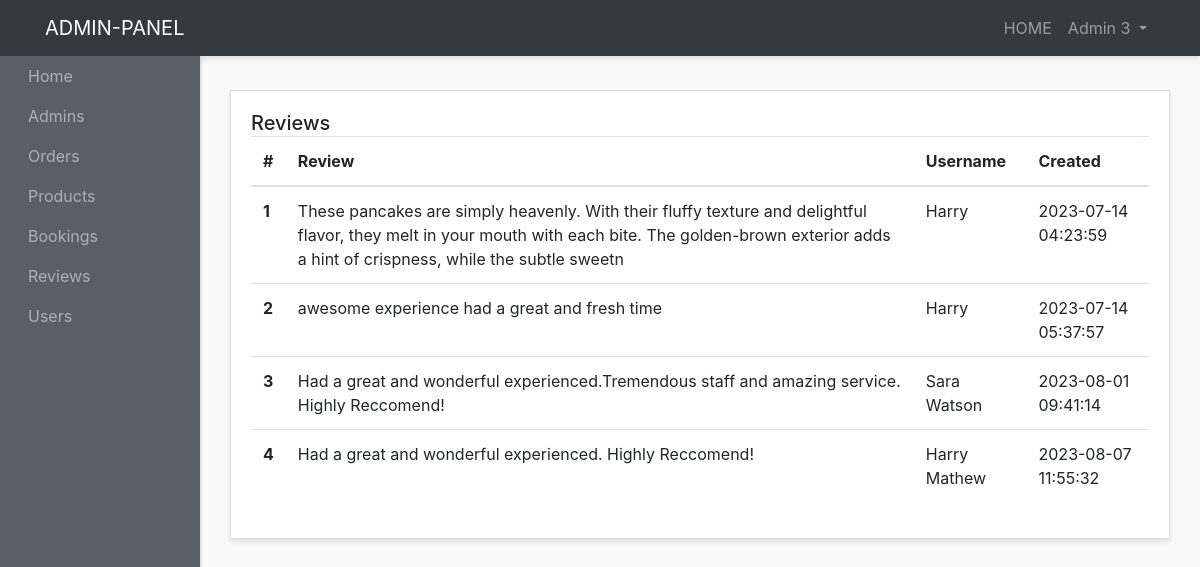
Page /admin-panel/reviews-admins/show-reviews.php (signed in) on the committed database.
### tables this page shows
CREATE TABLE `reviews` (
  `id` int(10) NOT NULL,
  `review` varchar(200) NOT NULL,
  `username` varchar(200) NOT NULL,
  `created_at` timestamp NOT NULL DEFAULT current_timestamp()
);

### admin-panel/reviews-admins/show-reviews.php (the view, shortened to what this page needs)
<?php
require "../layouts/header.php";
require "../../config/config.php";
$reviews = $conn->query("SELECT * FROM reviews");
$reviews->execute();
$allReviews = $reviews->fetchAll(PDO::FETCH_OBJ);
?>
<div class="container-fluid">
  <div class="row">
    <div class="col">
      <div class="card">
        <div class="card-body">
          <h5 class="card-title mb-4 d-inline">Reviews</h5>
          <table class="table">
            <thead>
              <tr>
                <th scope="col">#</th>
                <th scope="col">Review</th>
                <th scope="col">Username</th>
                <th scope="col">Created</th>
              </tr>
            </thead>
            <tbody>
              <?php foreach ($allReviews as $review) : ?>
                <tr>
                  <th scope="row"><?php echo $review->id; ?></th>
                  <td><?php echo $review->review; ?></td>
                  <td><?php echo $review->username; ?></td>
                  <td><?php echo $review->created_at; ?></td>
                </tr>
              <?php endforeach; ?>
            </tbody>
          </table>
        </div>
      </div>
    </div>
  </div>
</div>
<?php require "../layouts/footer.php"; ?>

### admin-panel/styles/style.css (style rules this page uses)
body { background: #f9f9f9; }
.card { margin-bottom: 15px; border-radius: 0; box-shadow: 0 3px 5px rgba(0, 0, 0, .1); }

### rows in the picture
reviews: id "1", review "These pancakes are simply heavenly. With their fluffy texture and delightful flavor, they melt in your mouth with each bite. The golden-brown exterior adds a hint of crispness, while the subtle sweetn", username "Harry", created_at "2023-07-14 04:23:59"
reviews: id "2", review "awesome experience had a great and fresh time", username "Harry", created_at "2023-07-14 05:37:57"
reviews: id "3", review "Had a great and wonderful experienced.Tremendous staff and amazing service. Highly Reccomend!", username "Sara Watson", created_at "2023-08-01 09:41:14"
reviews: id "4", review "Had a great and wonderful experienced. Highly Reccomend!", username "Harry Mathew", created_at "2023-08-07 11:55:32"

### other values in the picture
$_SESSION['admin_name'] "Admin 3"
